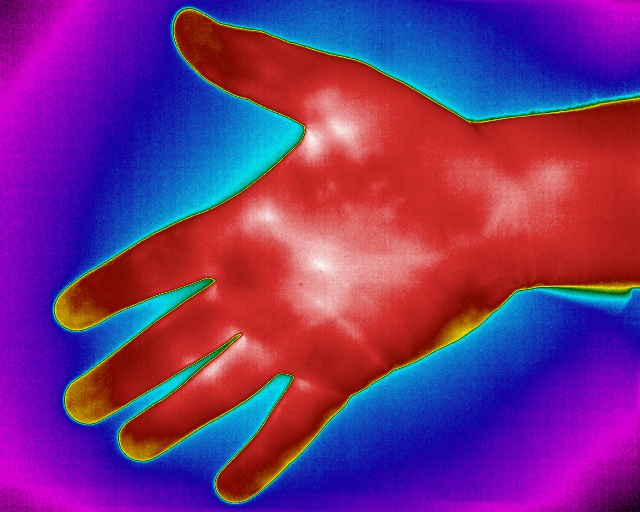
#> input picture Im6.jpg, 640 x 512 px, given in place of Im1.jpg, which was not available
$ python ex1.py   (Python 2 division)
#> lines starting #> are read from the running program, lines starting #| are printed output that depends on the picture; after the words box and inside, x2 and y2 are one past the last pixel; in counts of white or black regions, pixels touching at a corner belong together; pictures that were not available may be replaced by others from this repository, and a replacement may not be noted
import numpy as np
#import skimage
import cv2
# [8 lines of commented-out code are left out]
import scipy
from scipy import ndimage


def showPic(image):
    window_name = 'Image'
    cv2.imshow(window_name, image)
    cv2.waitKey(0)

path = "Im1.jpg"
src = cv2.imread(path)
#> src is the input picture: shape (512, 640, 3); mean B, G, R 124.8, 47.9, 117.5

src = cv2.fastNlMeansDenoisingColored(src,None,10,10,7,21)

aaaa = cv2.imread(path)
height, width = aaaa.shape[0:2]
#> height = 512; width = 640
image = aaaa[:,:,1]
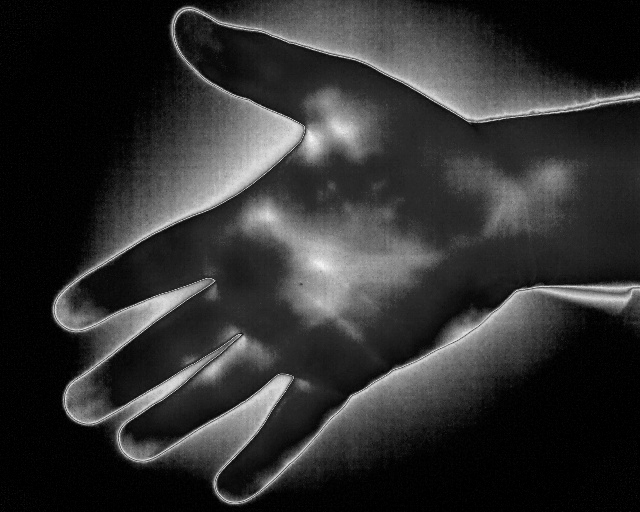
#> image: shape (512, 640); min 0, max 249, mean 47.9

showPic(image)
for i in range(0, height):
    for j in range(0, width):
       # if (aaaa[i][j][2] >=80)  and (aaaa[i][j][1]>=80) and (aaaa[i][j][0] <=150)  : # red , green , blue
      #if (aaaa[i][j][2] <= 80) and (aaaa[i][j][1] <= 80) and (aaaa[i][j][0] >= 150):  # red , green , blue
            aaaa[i][j] = 0
#> aaaa: shape (512, 640, 3); every value is 0


kernel = np.ones((3, 3), np.float32) / 9
aaaa = cv2.filter2D(aaaa, -1, kernel)
showPic(aaaa)


# Window name in which image is displayed
showPic(src)
print(src)
#> (printed output is left out)

#convert image to gray scale
image = cv2.cvtColor(src, cv2.COLOR_BGR2GRAY)
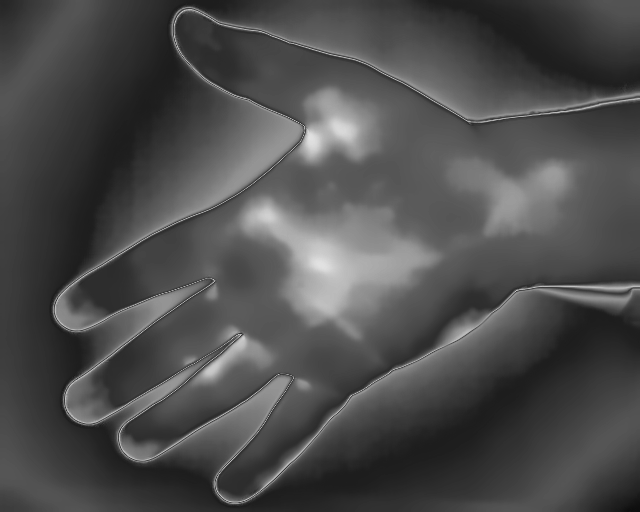
#> image: shape (512, 640); min 13, max 226, mean 76.8

# Displaying the image
showPic(image)
print(image)
#> (printed output is left out)

im = image[250:500,250:500]
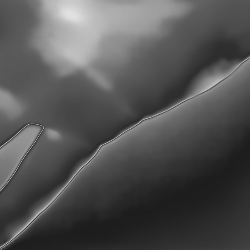
#> im: shape (250, 250); min 29, max 226, mean 82.7
showPic(im)


border = cv2.bilateralFilter(image, 11, 17, 17)
edged = cv2.Canny(border, 30, 200)
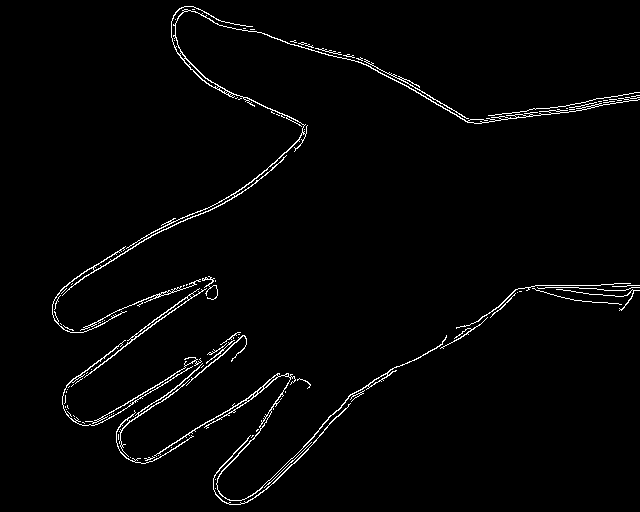
#> edged: shape (512, 640); 2.1% white in thin lines or dots, all inside (x1, y1, x2, y2) = (52, 6, 640, 505)

# Displaying the image
#showPic(border)
#showPic(edged)
'''
bw = 100 #width of border required
mask = np.ones(image.shape[:2], dtype = "uint8")
cv2.rectangle(mask, (bw,bw),(image.shape[1]-bw,image.shape[0]-bw), 0, -1)
output = cv2.bitwise_and(image, image, mask = mask)
cv2.imshow('out', output)
cv2.waitKey(0)'''


#mask to black & white
ret, thresh = cv2.threshold(image,127,255,cv2.THRESH_BINARY)
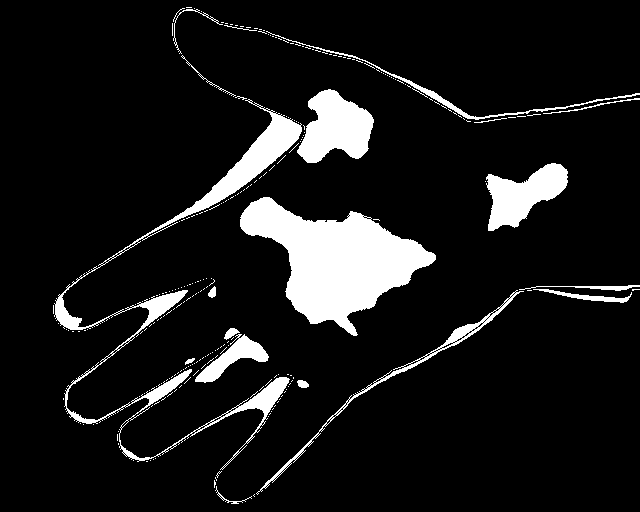
#> thresh: shape (512, 640); 9.9% white; 249 white regions (230 under 20 px), largest, box (x1, y1, x2, y2) and area: (240, 197, 436, 336) 12795, (54, 99, 302, 470) 7227, (297, 89, 374, 163) 3649
showPic(thresh)

'''th2=cv2.adaptiveThreshold(image,255,cv2.ADAPTIVE_THRESH_MEAN_C,cv2.THRESH_BINARY,11,2)
cv2.imshow('thresh',th2)
cv2.waitKey(0)
th3=cv2.adaptiveThreshold(image,255,cv2.ADAPTIVE_THRESH_GAUSSIAN_C,cv2.THRESH_BINARY,11,2)
cv2.imshow('thresh',th3)
cv2.waitKey(0)
fin = cv2.bitwise_and(image, image, mask = th3)
cv2.imshow('fin', fin)
cv2.waitKey(0)'''

#return gray scale to hand
fin = cv2.bitwise_and(image, image, mask = thresh)
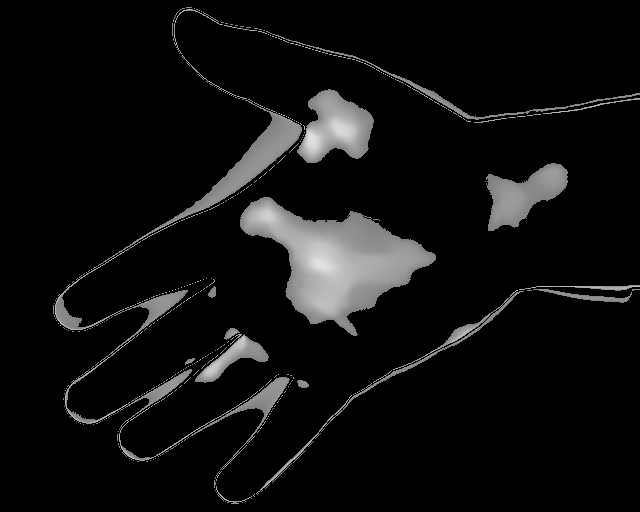
#> fin: shape (512, 640); min 0, max 226, mean 15.1
#showPic(fin)

mask = np.zeros(image.shape,np.uint8)
'''
min_val, max_val, min_loc, max_loc = cv2.minMaxLoc(image,mask = mask)
print(min_val)
print(max_val)
print(min_loc)
print(max_loc)'''

print(scipy.ndimage.extrema(input, labels=None, index=None))
